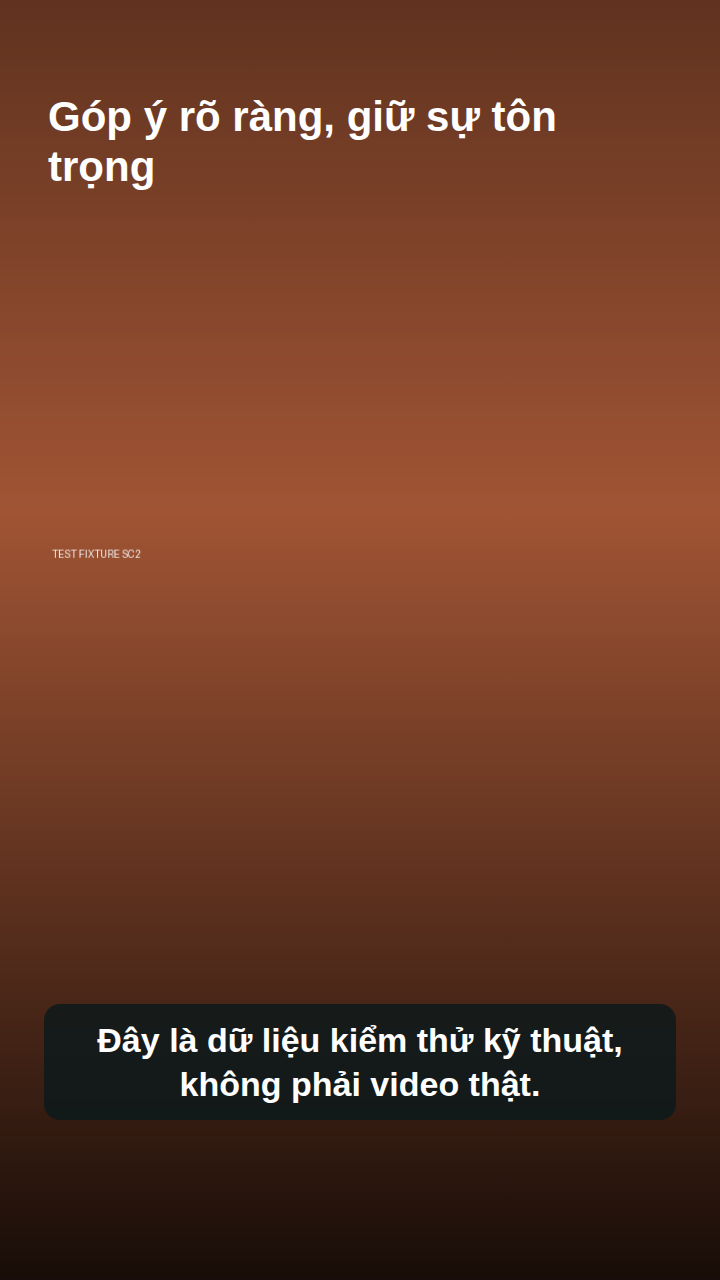
#> input picture sys/reports/render-fixture.png, 720 x 1280 px
$ python -i rank.py   (imports and definitions only)
#> lines starting #> are read from the running program, lines starting #| are printed output that depends on the picture; after the words box and inside, x2 and y2 are one past the last pixel; in counts of white or black regions, pixels touching at a corner belong together
#> further down, picture is the input picture: PIL image 720x1280 RGB; mean R, G, B 106.5, 59.2, 39
"""Cheap local ranking of generated variants (no model, no network).

Checks per variant: aspect/size, blank or near-uniform frames, text-like
regions (the channel draws all text in Remotion, so letters in the image are a
defect), and perceptual-hash similarity to the references (mascot, based_on
still / clip start frame) as a continuity signal. The best score is the default
pick; the dashboard can override it.
"""
import shutil
import subprocess
import tempfile
from pathlib import Path

from PIL import Image, ImageFilter, ImageStat

RATIOS = {'16:9': 16 / 9, '9:16': 9 / 16}


# [9 lines left out: function dhash, not called in this run]


def similarity(a, b):
    """1.0 = identical dHash, 0.0 = all 64 bits differ."""
    return 1 - bin(a ^ b).count('1') / 64


def blankness(img):
    """Standard deviation of luminance; near 0 means an empty/flat frame."""
    return ImageStat.Stat(img.convert('L').resize((128, 128))).stddev[0]


def text_likeness(img):
    """Fraction of the frame covered by text-like runs: many short, dense edge
    blocks lined up horizontally (letters), as opposed to long doodle strokes."""
    g = img.convert('L').resize((256, 144) if img.width >= img.height else (144, 256))
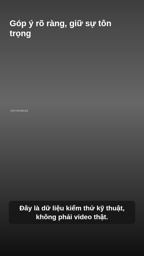
#> g: PIL image 144x256 L; min 10, max 255, mean 71
    edges = g.filter(ImageFilter.FIND_EDGES).point(lambda v: 255 if v > 60 else 0)
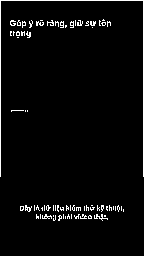
#> edges: PIL image 144x256 L; 3.5% white in thin lines or dots, all inside (x1, y1, x2, y2) = (0, 0, 144, 221)
    w, h = edges.size
#> w = 144; h = 256
    bs = 8
    cols, rows = w // bs, h // bs
#> cols = 18; rows = 32
    dense = [[False] * cols for _ in range(rows)]
    px = edges.load()
    for r in range(rows):
        for c in range(cols):
            on = sum(1 for y in range(r * bs, r * bs + bs) for x in range(c * bs, c * bs + bs) if px[x, y])
            # letters give many edge pixels per small block; strokes give few
            dense[r][c] = 0.18 <= on / (bs * bs) <= 0.6
#> after the loop, dense = 32 items
    hits = 0
    for r in range(rows):
        run = 0
        for c in range(cols + 1):
            if c < cols and dense[r][c]:
                run += 1
                continue
            if run >= 4:
                hits += run
            run = 0
#> after the loop, hits = 13
    return hits / max(1, rows * cols)


# [59 lines left out: functions frame_of, score, rank, not called in this run]

>>> from PIL import Image
>>> picture = Image.open('../reports/render-fixture.png')
>>> result = text_likeness(picture)
#> result = 0.0226
